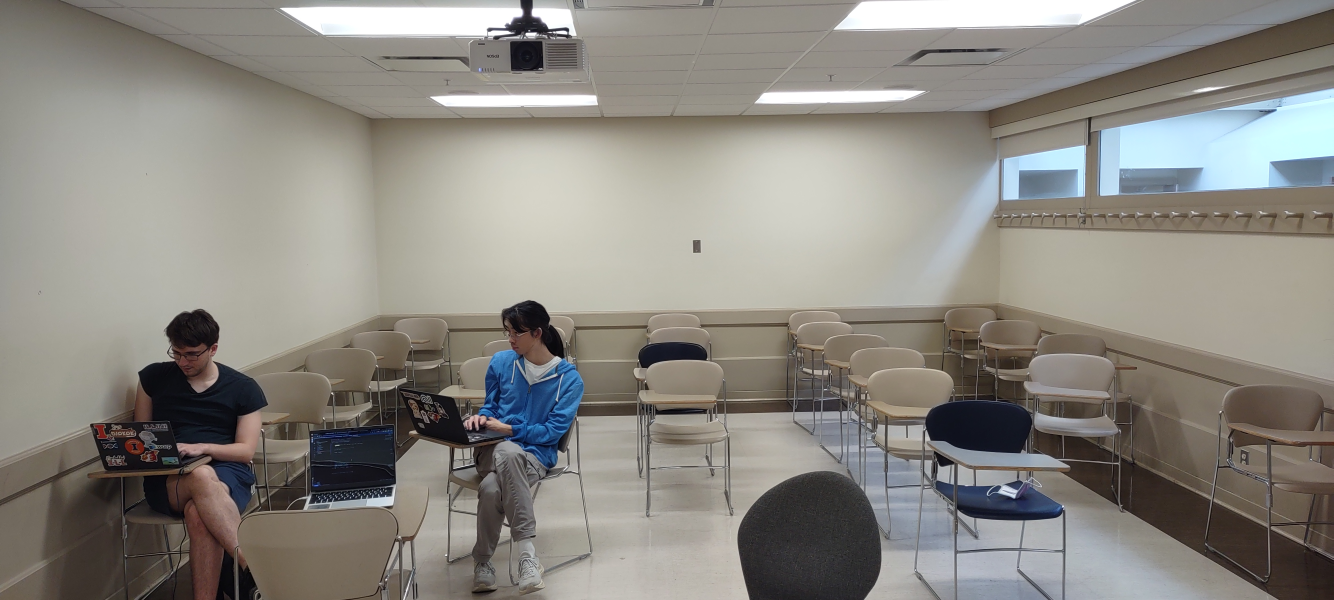
#> input picture pictures/trial_room.jpg, 4000 x 1800 px (shown at 1/3 size)
$ jupyter execute Final_Project.ipynb
#> lines starting #> are read from the running program, lines starting #| are printed output that depends on the picture; long printed decimals are rounded
# Final Project

Goals
* Box + vanishing point -> 3D image
* Manual detection of box?
```
───────────────────────────────────────
───▐▀▄───────▄▀▌───▄▄▄▄▄▄▄─────────────
───▌▒▒▀▄▄▄▄▄▀▒▒▐▄▀▀▒██▒██▒▀▀▄──────────
──▐▒▒▒▒▀▒▀▒▀▒▒▒▒▒▒▒▒▒▒▒▒▒▒▒▒▒▀▄────────
──▌▒▒▒▒▒▒▒▒▒▒▒▒▒▒▒▄▒▒▒▒▒▒▒▒▒▒▒▒▀▄──────
▀█▒▒▒█▌▒▒█▒▒▐█▒▒▒▀▒▒▒▒▒▒▒▒▒▒▒▒▒▒▒▌─────
▀▌▒▒▒▒▒▒▀▒▀▒▒▒▒▒▒▀▀▒▒▒▒▒▒▒▒▒▒▒▒▒▒▐───▄▄
▐▒▒▒▒▒▒▒▒▒▒▒▒▒▒▒▒▒▒▒▒▒▒▒▒▒▒▒▒▒▒▒▒▒▌▄█▒█
▐▒▒▒▒▒▒▒▒▒▒▒▒▒▒▒▒▒▒▒▒▒▒▒▒▒▒▒▒▒▒▒▒▒█▒█▀─
▐▒▒▒▒▒▒▒▒▒▒▒▒▒▒▒▒▒▒▒▒▒▒▒▒▒▒▒▒▒▒▒▒▒█▀───
▐▒▒▒▒▒▒▒▒▒▒▒▒▒▒▒▒▒▒▒▒▒▒▒▒▒▒▒▒▒▒▒▒▒▌────
─▌▒▒▒▒▒▒▒▒▒▒▒▒▒▒▒▒▒▒▒▒▒▒▒▒▒▒▒▒▒▒▒▐─────
─▐▒▒▒▒▒▒▒▒▒▒▒▒▒▒▒▒▒▒▒▒▒▒▒▒▒▒▒▒▒▒▒▌─────
──▌▒▒▒▒▒▒▒▒▒▒▒▒▒▒▒▒▒▒▒▒▒▒▒▒▒▒▒▒▒▐──────
──▐▄▒▒▒▒▒▒▒▒▒▒▒▒▒▒▒▒▒▒▒▒▒▒▒▒▒▒▒▄▌──────
────▀▄▄▀▀▀▀▀▄▄▀▀▀▀▀▀▀▄▄▀▀▀▀▀▄▄▀────────
```

## Setup

[cell 1]
import numpy as np
import numpy.linalg as la
import cv2
import matplotlib.pyplot as plt
import numpy.linalg as linalg

import utils

image = cv2.imread("./pictures/trial_room.jpg")
#> image is the input picture: shape (1800, 4000, 3); mean B, G, R 129.9, 136.5, 139.6
image_rgb = cv2.cvtColor(image, cv2.COLOR_BGR2RGB)
from utils.io import read_image, write_image, read_hdr_image, write_hdr_image
from utils.display import display_images_linear_rescale, rescale_images_linear
from utils.hdr_helpers import gsolve
from utils.hdr_helpers import get_equirectangular_image
from utils.bilateral_filter import bilateral_filter

plt.imshow(image_rgb)
plt.show()

### Back wall + vanishing point

[cell 2]
# box coordinates

box = np.array( # Trial Room
    [[(1113,  356), (2987,  356)],
     [(1113, 1224), (2987, 1224)] ]
)

# vanishing point the image is a bit offcenter
vp = np.array((1906, 643))


width_box  = np.average(box[:,1,0] - box[:,0,0])
height_box = np.average(box[1,:,1] - box[0,:,1])

height_image = len(image_rgb)
#> height_image = 1800
width_image = len(image_rgb[0])
#> width_image = 4000

[cell 3]
# display
plt.plot(box[...,0], box[...,1])
plt.plot(vp[0], vp[1])
for (x, y) in box.reshape(-1, 2):
    plt.plot([vp[0], x], [vp[1], y])
plt.imshow(image_rgb)
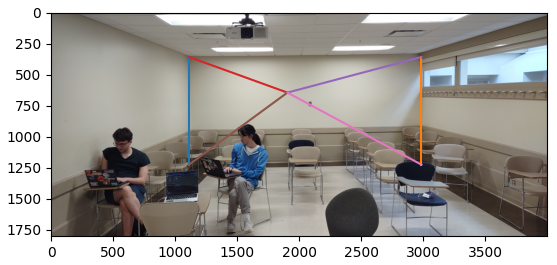
#> figure drawn by matplotlib, 1 panel

### Homography

#### Box for each wall

[cell 4]
# extend each edge so that it goes beyond the image
wall_edge_vectors = box - vp  # (2, 2, 2) # everything is x,y except when we have to convert to and from image
# wall_edge_vectors = (wall_edge_vectors / np.max(wall_edge_vectors))
image_corners = np.array([[[0, 0], [width_image, 0]],
                          [[0,height_image], [width_image, height_image]] ])
vp_to_image_corners = image_corners - vp # (2, 2, 2)
scale_factors = vp_to_image_corners / wall_edge_vectors # (2, 2, 2)
x_scale_factors, y_scale_factors = scale_factors[..., 0], scale_factors[..., 1]
#> x_scale_factors = [[2.4, 1.94], [2.4, 1.94]]; y_scale_factors = [[2.24, 2.24], [1.99, 1.99]]
assert x_scale_factors.shape == (2, 2), x_scale_factors.shape
assert y_scale_factors.shape == (2, 2), y_scale_factors.shape
wall_corners = wall_edge_vectors * x_scale_factors[..., np.newaxis] + vp
plane_corners = wall_edge_vectors * y_scale_factors[..., np.newaxis] + vp


plt.imshow(image_rgb)

print("wall_corners\n", wall_corners.astype('int'))
#| wall_corners
#|  [[[   0  -46]
#|   [4000   87]]
#|  [[   0 2039]
#|   [4000 1768]]]

for (x, y) in box.reshape((-1,2)):
    plt.plot([vp[0], x], [vp[1], y])
for (x, y) in wall_corners.reshape((-1,2)):
    plt.plot([vp[0], x], [vp[1], y])
#> this loop made 4 passes
#> (x, y) on passes 1 to 4: (2.27e-13, -46.81), (4000, 87.05), (2.27e-13, 2039.5), (4000, 1768.5)
plt.scatter(box[..., 0], box[..., 1])
plt.scatter(wall_corners[..., 0], wall_corners[..., 1])
plt.show()
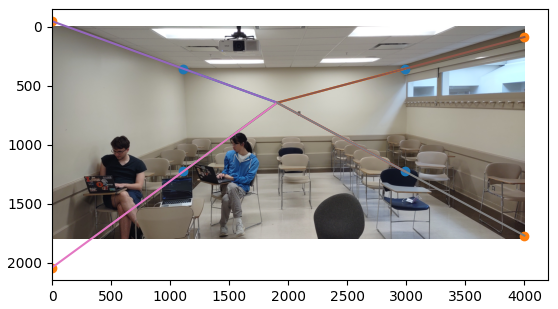
#> figure drawn by matplotlib, 1 panel


plt.imshow(image_rgb)

print("plane_corners\n", plane_corners.astype('int'))
#| plane_corners
#|  [[[ 129    0]
#|   [4327    0]]
#|  [[ 326 1800]
#|   [4058 1800]]]

for (x, y) in box.reshape((-1,2)):
    plt.plot([vp[0], x], [vp[1], y])
for (x, y) in plane_corners.reshape((-1,2)):
    plt.plot([vp[0], x], [vp[1], y])
#> this loop made 4 passes
#> (x, y) on passes 1 to 4: (129.3, 0), (4327.9, 0), (326.8, 1800), (4058.7, 1800)
plt.scatter(box[..., 0], box[..., 1])
plt.scatter(plane_corners[..., 0], plane_corners[..., 1])
plt.show()
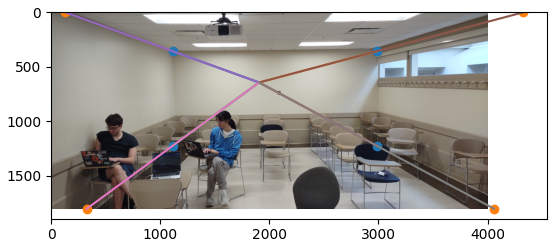
#> figure drawn by matplotlib, 1 panel

[cell 5]
box_lengths = la.norm(wall_corners - box, axis=-1)
#> box_lengths = [[1183.7, 1048.1], [1379.8, 1150]]

print(box)
print(wall_corners)
#| [[[ 2.27373675e-13 -4.68133670e+01]
#|   [ 4.00000000e+03  8.70536540e+01]]
#|  [[ 2.27373675e-13  2.03945145e+03]
#|   [ 4.00000000e+03  1.76845236e+03]]]
print(box_lengths)
#| [[1183.650 1048.094 ]
#|  [1379.757 1150.042 ]]


left_box = np.stack([wall_corners[:,0], box[:,0]], axis=1)
right_box = np.stack([box[:,1], wall_corners[:, 1]], axis=1)
top_box = np.stack([plane_corners[0,:], box[0,:]], axis=0)
bottom_box = np.stack([box[1,:], plane_corners[1,:]], axis=0)

[cell 6]
def plot_box(box):
    pts = np.array([box[0,0], box[1,0], box[1,1], box[0,1],box[0,0]])
    plt.plot(pts[:,0], pts[:,1])

[cell 7]
plt.imshow(image_rgb)
plot_box(box)
plot_box(left_box)
plot_box(right_box)
plot_box(top_box)
plot_box(bottom_box)
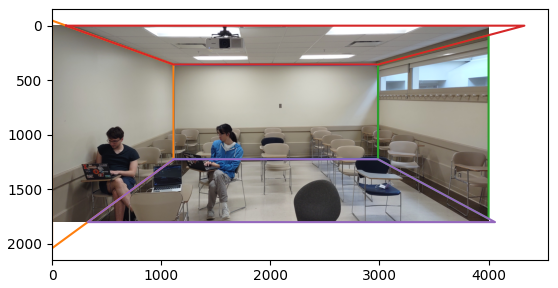
#> figure drawn by matplotlib, 1 panel

[cell 8]
def computeHomography(top, bottom, height, depth):
    '''
    Compute homography for wall/floor/ceiling.

    - top: 2 points
    - bottom: 2 points
    - height: height
    - depth: depth / length of the box face
    '''
    # TO DO
    # create A
    A = np.zeros((8, 9))

    # TOP LEFT
    u = top[0,0]
    v = top[0,1]

    u_prime = 0
    v_prime = 0
    A[0] = (-u,-v,-1, 0,0,0, u * u_prime, v * u_prime, u_prime)
    A[1] = (0,0,0, -u, -v, - 1, u * v_prime, v * v_prime, v_prime)

    # TOP RIGHT

    u = top[1,0]
    v = top[1,1]

    u_prime = depth
    v_prime = 0
    A[2] = (-u,-v,-1, 0,0,0, u * u_prime, v * u_prime, u_prime)
    A[3] = (0,0,0, -u, -v, - 1, u * v_prime, v * v_prime, v_prime)

    # BOTTOM LEFT

    u = bottom[0,0]
    v = bottom[0,1]

    u_prime = 0
    v_prime = height
    A[4] = (-u,-v,-1, 0,0,0, u * u_prime, v * u_prime, u_prime)
    A[5] = (0,0,0, -u, -v, - 1, u * v_prime, v * v_prime, v_prime)

    # BOTTOM RIGHT

    u = bottom[1,0]
    v = bottom[1,1]

    u_prime = depth
    v_prime = height
    A[6] = (-u,-v,-1, 0,0,0, u * u_prime, v * u_prime, u_prime)
    A[7] = (0,0,0, -u, -v, - 1, u * v_prime, v * v_prime, v_prime)

    U, S, V= linalg.svd(A)

    V_T = V[-1].T
    H = V_T.reshape(3,3)

    return H

#### Depth

[cell 9]
# this doesn't work
fstop = 1.7
focal_length_mm = 5 # TODO use package to auto import from images
aperture_diameter_mm = focal_length_mm / fstop

# bottom = np.average([box[1,0], box[1,1]])
# # dv = vp[1] - bottom

# # compute dimensions of box
# # f / (va - v0) = d / H
# depth = focal_length_mm * height_box / (aperture_diameter_mm / 2)
# print(depth)
# due to design by committee some code doesn't ever get used lol

half_aperature = aperture_diameter_mm / 2

# Compute half of the image
half_image = height_image /2
#> half_image = 900

# Compute half of the backwall
half_back_wall = height_box / 2

# Solve for the va - v0 value
va_minus_vo = half_aperature * half_back_wall / half_image
#> va_minus_vo = 0.709


# Use similar Triangles to compute the Depth

height_vanishing = box[1][1][1] - vp[1]
print(height_vanishing)

depth_image = focal_length_mm * height_vanishing / (va_minus_vo)
#> depth_image = 4096.5
depth_image = int(depth_image)
#> depth_image = 4096

[cell 10]
# compute visible depth, i.e. depth of the edge where the wall meets the floor (or where the wall meets the ceiling)
# TODO IS THIS ALL WRONG???

# https://sdk-forum.dji.net/hc/en-us/articles/11317874071065-How-to-calculate-the-FoV-of-the-camera-lens
dpi = 72
width_image_mm = width_image / dpi
#> width_image_mm = 55.56
height_image_mm = height_image / dpi
#> height_image_mm = 25
tan_horizontal_fov = (width_image_mm / (2 * focal_length_mm))
#> tan_horizontal_fov = 5.56
tan_vertical_fov = (height_image_mm / (2 * focal_length_mm))
#> tan_vertical_fov = 2.5

camera_height = vp[0] - box
horizontal_hidden_depth = 1/tan_horizontal_fov * camera_height
vertical_hidden_depth = 1/tan_vertical_fov * camera_height
horizontal_visible_depth = depth_image - horizontal_hidden_depth
vertical_visible_depth = depth_image - horizontal_hidden_depth

print(horizontal_visible_depth, vertical_visible_depth)
#| [[[3953.26 3817.  ]
#|   [4290.58 3817.  ]]
#|  [[3953.26 3973.24]
#|   [4290.58 3973.24]]] [[[3953.26 3817.  ]
#|   [4290.58 3817.  ]]
#|  [[3953.26 3973.24]
#> (further printed lines are left out)
print("depth to camera for comparison:", depth_image)
#| depth to camera for comparison: 4096

## Project each side of box (wall/ceiling/floor)

### Left wall

[cell 11]
# Compute the Homography of the Left Side

height = int(height_image)
#> height = 1800
depth = int(depth_image)
#> depth = 4096

H = computeHomography(left_box[0], left_box[1], height, depth)
#> in computeHomography, `u = top[0,0]`: u = 2.27e-13
#> in computeHomography, `v = top[0,1]`: v = -46.81
#> in computeHomography, `u = top[1,0]`: u = 1113
#> in computeHomography, `v = top[1,1]`: v = 356
#> in computeHomography, `u_prime = depth`: u_prime = 4096
#> in computeHomography, `u = bottom[0,0]`: u = 2.27e-13
#> in computeHomography, `v = bottom[0,1]`: v = 2039.5
#> in computeHomography, `v_prime = height`: v_prime = 1800
#> in computeHomography, `u = bottom[1,0]`: u = 1113
#> in computeHomography, `v = bottom[1,1]`: v = 1224
#> H = [[0.0379, -1.49e-14, -7.07e-13], [-0.00772, 0.0213, 0.999], [-1.3e-05, -1.36e-17, 0.0247]]
print(H)
#| [[ 3.78604354e-02 -1.49017085e-14 -7.06550597e-13]
#|  [-7.72115570e-03  2.13340644e-02  9.98719383e-01]
#|  [-1.29732155e-05 -1.36160578e-17  2.47269488e-02]]


# Project onto a flat surface

# Set the canvas
projectedWidth = depth
#> projectedWidth = 4096
projectedHeight = height
#> projectedHeight = 1800
Tr = np.array([[1, 0, 0],
               [0, 1, 0],
               [0, 0, 1]]).astype('float32')

# Warp the whole image onto the backgorund
projIm1 = cv2.warpPerspective(image_rgb,
                              Tr@H,
                              (projectedWidth,
                               projectedHeight))
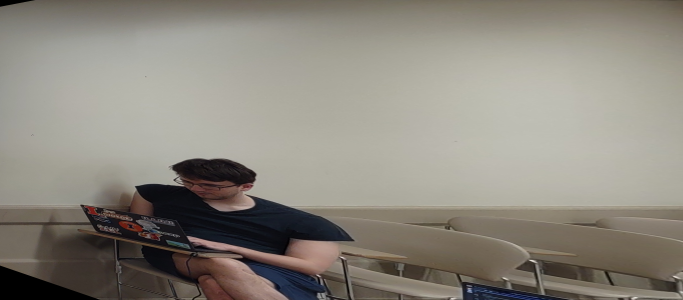
#> projIm1: shape (1800, 4096, 3) (shown at 1/6 size); mean R, G, B 140.4, 135.9, 126.4
plt.figure()
plt.imshow(projIm1)

### Top (ceiling)

[cell 12]
# Compute TOP

width = int(2 * width_box)
height = int(2 * height_box)

H = computeHomography(top_box[0], top_box[1], height, depth_image)
#> H = [[0.00773, -0.0214, -1], [-9.04e-15, 0.0172, 3.91e-11], [1.14e-17, -1.23e-05, 0.00792]]
print(H)
#| [[ 7.72767075e-03 -2.13520659e-02 -9.99562095e-01]
#|  [-9.04445176e-15  1.72408221e-02  3.91457382e-11]
#|  [ 1.14490758e-17 -1.23190254e-05  7.92113335e-03]]

plt.figure()
plt.imshow(image_rgb)


projectedWidth = width
projectedHeight = height
Tr = np.array([[1, 0, 10], [0, 1, 0], [0, 0, 1]]).astype('float32')

# TO DO: warp and blend the two images
# images location
# Load an color image in grayscale
projIm1 = cv2.warpPerspective(image_rgb,
							  Tr@H,
							  (projectedWidth,
		  					   projectedHeight))
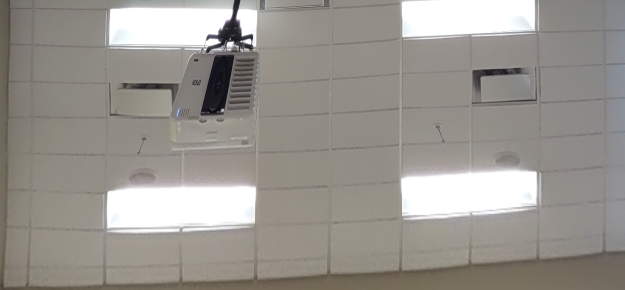
#> projIm1: shape (1736, 3748, 3) (shown at 1/6 size); mean R, G, B 154.4, 150.4, 144.3
plt.figure()
plt.imshow(projIm1)

### Right wall

[cell 13]
# Compute RIGHT

width = int(2 * width_box)
height = int(2 * height_box)

H = computeHomography(right_box[0], right_box[1], width, width)
#> H = [[-0.000326, -3.79e-13, 0.974], [-5.22e-05, -0.000196, 0.226], [-4.21e-08, -1.19e-16, 8.02e-05]]
print(H)
#| [[-3.26139767e-04 -3.79010844e-13  9.74179485e-01]
#|  [-5.21673405e-05 -1.96490923e-04  2.25774615e-01]
#|  [-4.20956232e-08 -1.19449819e-16  8.02342579e-05]]

plt.figure()
plt.imshow(image_rgb)


projectedWidth = width
projectedHeight = width
Tr = np.array([[1, 0, 10], [0, 1, 0], [0, 0, 1]]).astype('float32')

# TO DO: warp and blend the two images
# images location
# Load an color image in grayscale
projIm1 = cv2.warpPerspective(image_rgb,
							  Tr@H,
							  (projectedWidth,
		  					   projectedHeight))
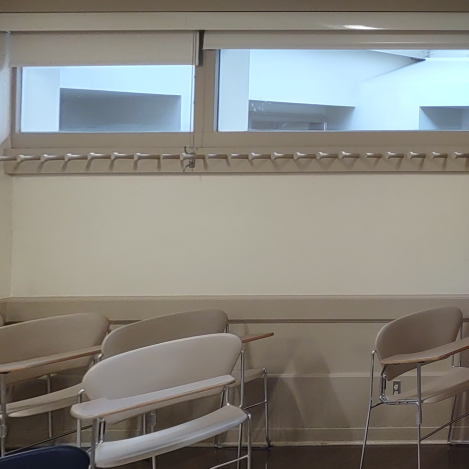
#> projIm1: shape (3748, 3748, 3) (shown at 1/8 size); mean R, G, B 136.5, 134.5, 127.5
plt.figure()
plt.imshow(projIm1)

### Bottom (floor)

[cell 14]
# Compute the Homography of the Floor Section

width = int(width_image)
#> width = 4000
height = int(depth_image)
#> height = 4096

H = computeHomography(bottom_box[0], bottom_box[1], height, width)
#> H = [[-0.000116, -0.000159, 0.324], [1.6e-14, -0.000773, 0.946], [-1.78e-17, -9.39e-08, 6.04e-05]]


# Project onto a a flat surface

# Set the canvas
Tr = np.array([[1, 0, 10], [0, 1, 0], [0, 0, 1]]).astype('float32')

# Warp the whole image onto the backgorund
bottom_image = cv2.warpPerspective(image_rgb,
                              Tr@H,
                              (width,
                                 height))
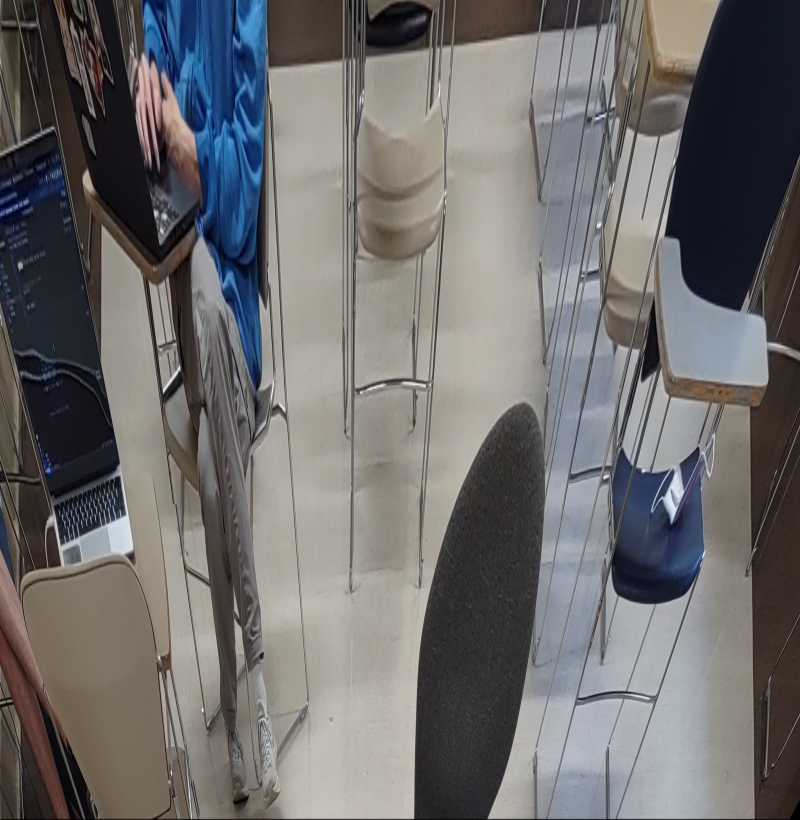
#> bottom_image: shape (4096, 4000, 3) (shown at 1/5 size); mean R, G, B 110.3, 108.7, 108.7
plt.figure()
plt.imshow(bottom_image)

bottom_image = cv2.cvtColor(bottom_image, cv2.COLOR_RGB2BGR)
filename = './test_room/bottom_img.jpg'
cv2.imwrite(filename, bottom_image)
#> Out = True

$ run again, with hallway.jpg copied over pictures/trial_room.jpg
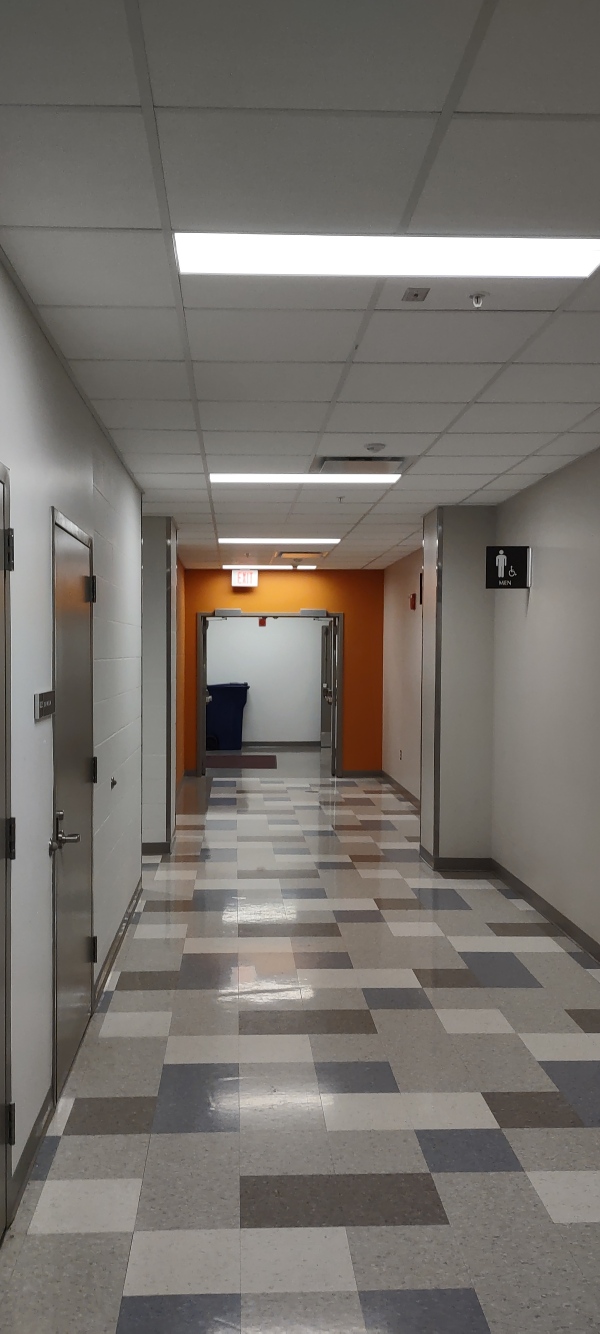
#> input picture hallway.jpg, 1800 x 4000 px (shown at 1/3 size)
#> image is the input picture: shape (4000, 1800, 3); mean B, G, R 108.2, 113.9, 119
#> height_image = 4000
#> width_image = 1800
#> x_scale_factors = [[2.4, -0.0981], [2.4, -0.0981]]; y_scale_factors = [[2.24, 2.24], [5.78, 5.78]]
#| wall_corners
#|  [[[   0  -46]
#|   [1800  671]]
#|  [[   0 2039]
#|   [1800  586]]]
#> the loop `for (x, y) in wall_corners.reshape((-1,2)):` made 4 passes
#> (x, y) on passes 1 to 4: (2.27e-13, -46.81), (1800, 671.1), (2.27e-13, 2039.5), (1800, 586)
#| plane_corners
#|  [[[  129     0]
#|   [ 4327     0]]
#|  [[-2675  4000]
#|   [ 8151  4000]]]
#> the loop `for (x, y) in plane_corners.reshape((-1,2)):` made 4 passes
#> (x, y) on passes 1 to 4: (129.3, 0), (4327.9, 0), (-2675.9, 4000), (8152, 4000)
#> box_lengths = [[1183.7, 1228.1], [1379.8, 1347.6]]
#| [[[ 2.27373675e-13 -4.68133670e+01]
#|   [ 1.80000000e+03  6.71142461e+02]]
#|  [[ 2.27373675e-13  2.03945145e+03]
#|   [ 1.80000000e+03  5.86028677e+02]]]
#| [[1183.650 1228.122]
#|  [1379.757 1347.582]]
#> half_image = 2000
#> va_minus_vo = 0.319
#> `depth_image = focal_length_mm * height_vanishing / (va_minus_vo)`: depth_image = 9103.2
#> `depth_image = int(depth_image)`: depth_image = 9103
#> width_image_mm = 25
#> height_image_mm = 55.56
#> tan_horizontal_fov = 2.5
#> tan_vertical_fov = 5.56
#| [[[8785.8 8483. ]
#|   [9535.4 8483. ]]
#|  [[8785.8 8830.2]
#|   [9535.4 8830.2]]] [[[8785.8 8483. ]
#|   [9535.4 8483. ]]
#|  [[8785.8 8830.2]
#> (further printed lines are left out)
#| depth to camera for comparison: 9103
#> `height = int(height_image)`: height = 4000
#> depth = 9103
#> in computeHomography, `u = top[0,0]`: u = 2.27e-13
#> in computeHomography, `v = top[0,1]`: v = -46.81
#> in computeHomography, `u = top[1,0]`: u = 1113
#> in computeHomography, `v = top[1,1]`: v = 356
#> u_prime = 9103
#> in computeHomography, `u = bottom[0,0]`: u = 2.27e-13
#> in computeHomography, `v = bottom[0,1]`: v = 2039.5
#> v_prime = 4000
#> in computeHomography, `u = bottom[1,0]`: u = 1113
#> in computeHomography, `v = bottom[1,1]`: v = 1224
#> `H = computeHomography(left_box[0], left_box[1], height, depth)`: H = [[-0.0379, -2.63e-14, -1.22e-12], [0.00772, -0.0213, -0.999], [5.84e-06, -1.93e-18, -0.0111]]
#| [[-3.78729007e-02 -2.62838084e-14 -1.22165918e-12]
#|  [ 7.72303789e-03 -2.13392650e-02 -9.98962842e-01]
#|  [ 5.83937012e-06 -1.93174166e-18 -1.11298394e-02]]
#> projectedWidth = 9103
#> projectedHeight = 4000
#> `H = computeHomography(top_box[0], top_box[1], height, depth_image)`: H = [[-0.00773, 0.0214, 1], [4.25e-14, -0.00776, -1.84e-10], [9.61e-18, 5.54e-06, -0.00356]]
#| [[-7.72878032e-03  2.13551317e-02  9.99705616e-01]
#|  [ 4.24947135e-14 -7.75882095e-03 -1.83910028e-10]
#|  [ 9.61163469e-18  5.54388369e-06 -3.56471721e-03]]
#> `H = computeHomography(right_box[0], right_box[1], width, width)`: H = [[-6.13e-05, -2.17e-15, 0.183], [-0.000227, -0.000856, 0.983], [-1.83e-07, 7.94e-18, 0.000349]]
#| [[-6.13478726e-05 -2.17197131e-15  1.83246095e-01]
#|  [-2.27146752e-04 -8.55559719e-04  9.83066610e-01]
#|  [-1.83292535e-07  7.94371335e-18  3.49355572e-04]]
#> `projIm1 = cv2.warpPerspective(image_rgb, Tr@H, (projectedWidth, projec..`:
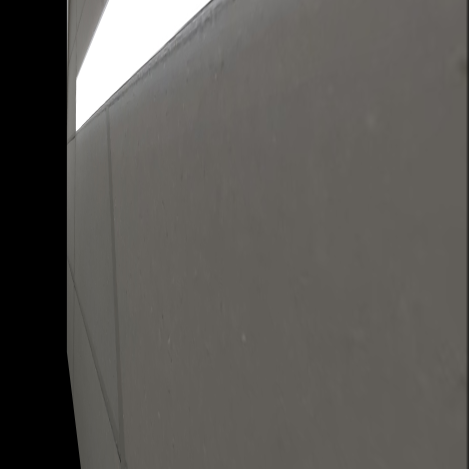
#> projIm1: shape (3748, 3748, 3) (shown at 1/8 size); mean R, G, B 91, 88.7, 85.1
#> width = 1800
#> `height = int(depth_image)`: height = 9103
#> `H = computeHomography(bottom_box[0], bottom_box[1], height, width)`: H = [[-4.11e-05, -5.62e-05, 0.115], [5.37e-15, -0.000812, 0.993], [7.88e-18, -7.37e-08, 4.74e-05]]
#> `bottom_image = cv2.warpPerspective(image_rgb, Tr@H, (width, height))`:
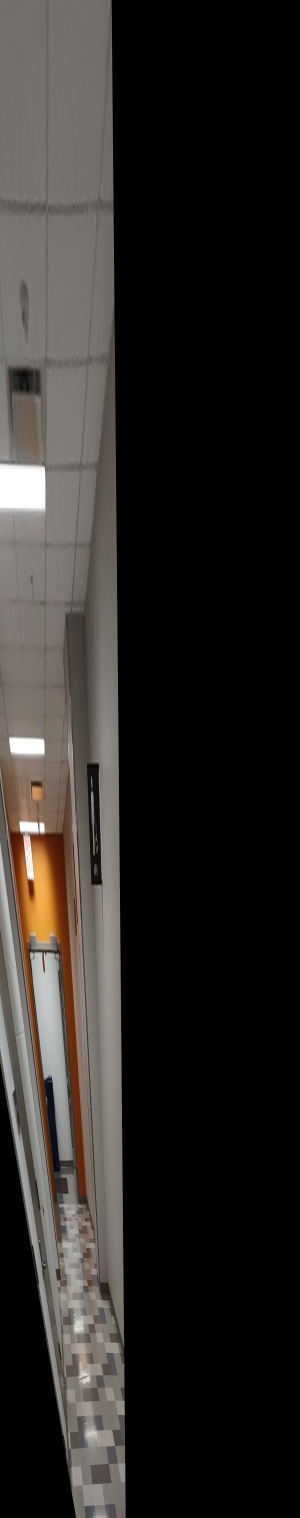
#> bottom_image: shape (9103, 1800, 3) (shown at 1/6 size); mean R, G, B 43.4, 40.5, 37.8
#> Out = True
